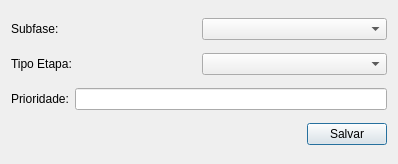
<?xml version="1.0" encoding="UTF-8"?>
<ui version="4.0">
 <class>Dialog</class>
 <widget class="QDialog" name="Dialog">
  <property name="geometry">
   <rect>
    <x>0</x>
    <y>0</y>
    <width>398</width>
    <height>164</height>
   </rect>
  </property>
  <property name="windowTitle">
   <string>Dialog</string>
  </property>
  <layout class="QGridLayout" name="gridLayout">
   <item row="0" column="0">
    <layout class="QHBoxLayout" name="horizontalLayout_3">
     <item>
      <widget class="QLabel" name="label">
       <property name="text">
        <string>Subfase:</string>
       </property>
      </widget>
     </item>
     <item>
      <widget class="QComboBox" name="comboBox"/>
     </item>
    </layout>
   </item>
   <item row="1" column="0">
    <layout class="QHBoxLayout" name="horizontalLayout_4">
     <item>
      <widget class="QLabel" name="label_2">
       <property name="text">
        <string>Tipo Etapa:</string>
       </property>
      </widget>
     </item>
     <item>
      <widget class="QComboBox" name="comboBox_2"/>
     </item>
    </layout>
   </item>
   <item row="2" column="0">
    <layout class="QHBoxLayout" name="horizontalLayout_2">
     <item>
      <widget class="QLabel" name="label_3">
       <property name="text">
        <string>Prioridade:</string>
       </property>
      </widget>
     </item>
     <item>
      <widget class="QLineEdit" name="lineEdit"/>
     </item>
    </layout>
   </item>
   <item row="3" column="0">
    <layout class="QHBoxLayout" name="horizontalLayout">
     <item>
      <spacer name="horizontalSpacer">
       <property name="orientation">
        <enum>Qt::Horizontal</enum>
       </property>
       <property name="sizeHint" stdset="0">
        <size>
         <width>40</width>
         <height>20</height>
        </size>
       </property>
      </spacer>
     </item>
     <item>
      <widget class="QPushButton" name="pushButton">
       <property name="text">
        <string>Salvar</string>
       </property>
      </widget>
     </item>
    </layout>
   </item>
  </layout>
 </widget>
 <resources/>
 <connections/>
</ui>
